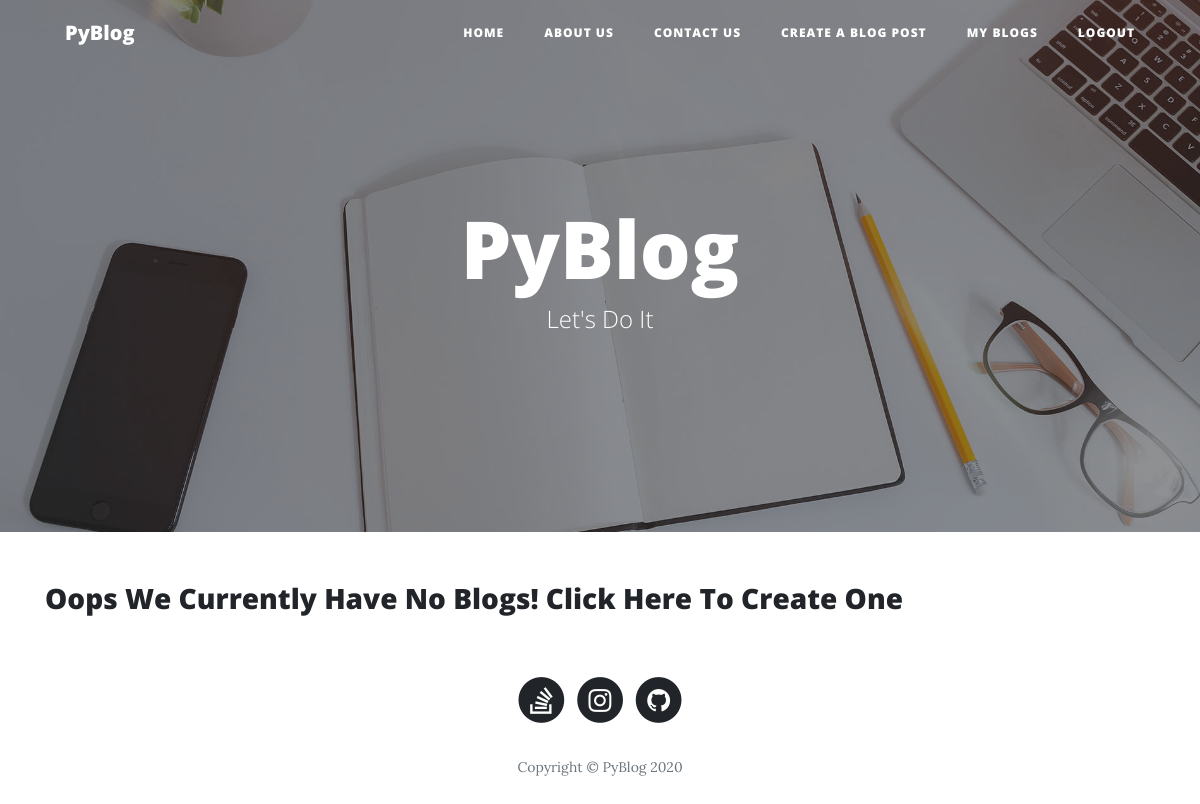
Page / (signed in) on the earlier database version.
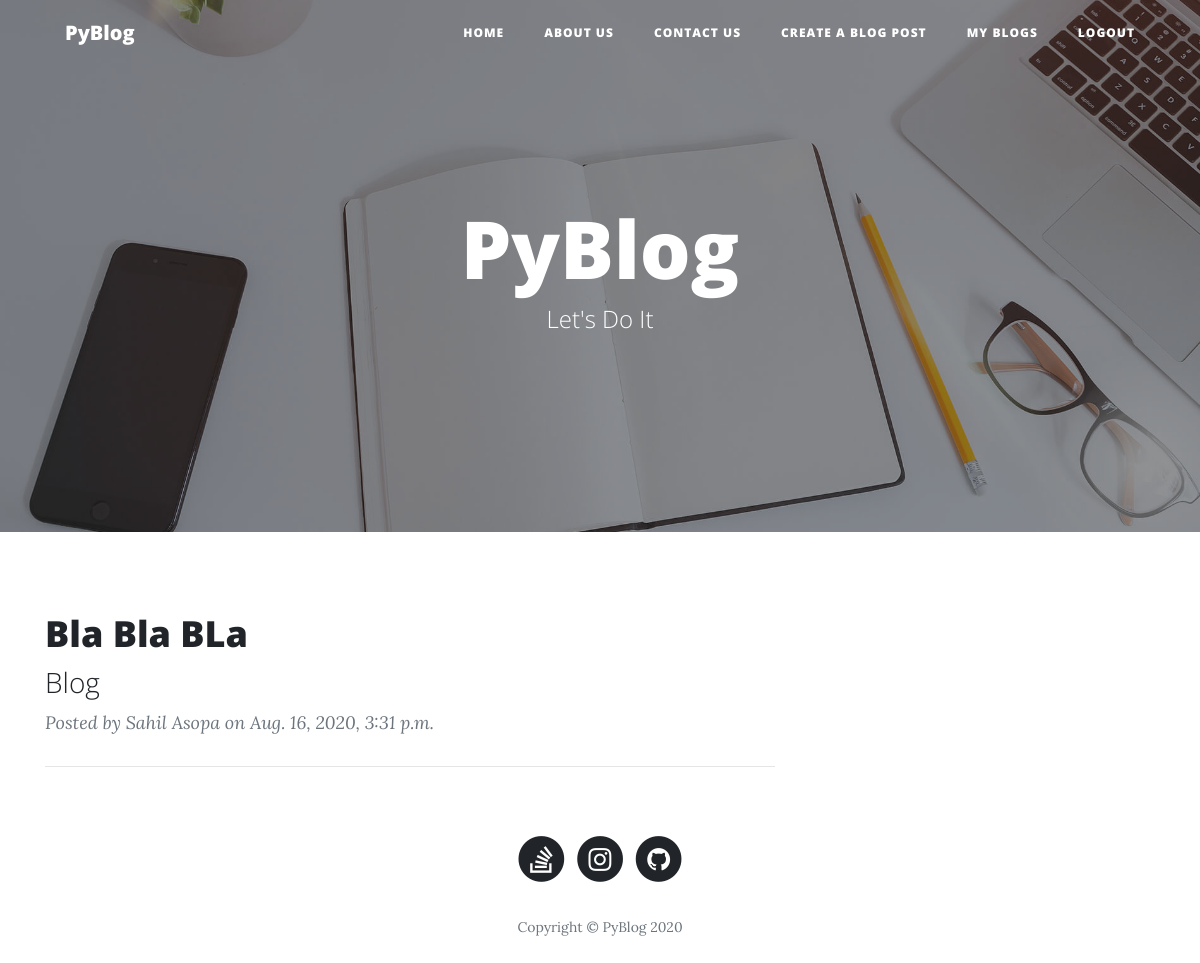
Same page on the later database version.
### Blogsite/models.py (models this page shows, shortened)
class Blog(models.Model):
    user = models.ForeignKey(BlogUser, on_delete=models.CASCADE)
    heading = models.CharField(max_length=100)
    blog = RichTextField()
    image = models.ImageField(blank=True, null=True, upload_to='media')
    uploaded_on = models.DateTimeField(auto_now=True)
    def get_absolute_url(self):
        return f"/post/{self.heading}/{self.id}/"

class BlogUser(models.Model):
    user = models.OneToOneField(User, on_delete=models.CASCADE)
    full_name = models.CharField(max_length=52)
    username = models.CharField(unique=True, max_length=15)
    email = models.EmailField(blank=True, unique=True)
    def __str__(self):
        return self.full_name

### Blogsite/views.py (the view)
# urls.py: path('', views.home),
@login_required(login_url='/login')
def home(request):
    user = BlogUser.objects.all()
    blog = Blog.objects.all().order_by('-id')[:10]
    context = {
        'user': user,
        'blog': blog,
    }
    return render(request, 'index.html', context)

### templates/index.html (shortened to what this page needs)
{% load static %}
<html>
<head>
    <link rel="stylesheet" href="{% static 'assets/bootstrap/css/bootstrap.min.css' %}">
    <link rel="stylesheet" href="{% static 'assets/fonts/font-awesome.min.css' %}">
</head>
<body>
<nav class="navbar navbar-light navbar-expand-lg fixed-top" id="mainNav">
    <div class="container"><a class="navbar-brand" href="/">PyBlog</a>
        <div class="collapse navbar-collapse" id="navbarResponsive">
            <ul class="nav navbar-nav ml-auto">
                <li class="nav-item" role="presentation"><a class="nav-link" href="/">Home</a></li>
                <li class="nav-item" role="presentation"><a class="nav-link" href="/about">About us</a></li>
                <li class="nav-item" role="presentation"><a class="nav-link" href="/contact">Contact us</a></li>
                <li class="nav-item" role="presentation"><a class="nav-link" href="/new/post">Create a Blog Post</a>
                <li class="nav-item" role="presentation"><a class="nav-link" href="/my/blogs">My Blogs</a>
                <li class="nav-item" role="presentation"><a class="nav-link" href="/logout">Logout</a>
            </ul>
        </div>
    </div>
</nav>
<header class="masthead" style='background-image:url("{% static 'assets/img/home-bg.jpg' %}");'>
    <div class="overlay"></div>
    <div class="container">
        <div class="row">
            <div class="col-md-10 col-lg-8 mx-auto">
                <div class="site-heading">
                    <h1>PyBlog</h1><span class="subheading">Let's Do It</span></div>
            </div>
        </div>
    </div>
</header>
<div class="container">
    {% if blog %}
        {% for blog in blog %}
            <div class="row">
                <div class="col-md-10 col-lg-8">
                    <div class="post-preview">
                        <a href="{{ blog.get_absolute_url }}">
                            <h2 class="post-title">{{ blog.heading|safe }}</h2>
                            <h3 class="post-subtitle">{{ blog.blog|truncatewords:15|safe }}</h3>
                        </a>
                        <p class="post-meta">Posted by&nbsp;{{ blog.user }} on {{ blog.uploaded_on }}
                        </p>
                    </div>
                    <hr>
                </div>
            </div>
        {% endfor %}
    {% else %}
        <h3> Oops We Currently Have No Blogs! <a href="/new/post"> Click Here To Create One</a></h3>
    {% endif %}
</div>
<footer>
    <div class="container">
        <div class="row">
            <div class="col-md-10 col-lg-8 mx-auto">
                <ul class="list-inline text-center">
                    <a href="https://stackoverflow.com/users/13780862/sahil-asopa">
                        <li class="list-inline-item"><span class="fa-stack fa-lg"><i
                                class="fa fa-circle fa-stack-2x"></i><i
                                class="fa fa-stack-overflow fa-stack-1x fa-inverse"></i></span></li>
                    </a>
                    <a href="https://www.instagram.com/pip_install_programming/">
                        <li class="list-inline-item"><span class="fa-stack fa-lg"><i
                                class="fa fa-circle fa-stack-2x"></i><i
                                class="fa fa-instagram fa-stack-1x fa-inverse"></i></span></li>
                    </a>
                    <a href="https://github.com/sahilasopa">
                        <li class="list-inline-item"><span class="fa-stack fa-lg"><i
                                class="fa fa-circle fa-stack-2x"></i><i
                                class="fa fa-github fa-stack-1x fa-inverse"></i></span></li>
                    </a>
                </ul>
                <p class="text-muted copyright">Copyright&nbsp;©&nbsp;PyBlog 2020</p>
            </div>
        </div>
    </div>
</footer>
</body>
</html>

Differences in the rows shown:
added Blog: heading "Bla Bla BLa", blog "Blog", user "Sahil Asopa", uploaded_on "Aug. 16, 2020, 3:31 p.m."
Other differences:
text no longer shown: "Oops We Currently Have No Blogs! Click Here To Create One"
